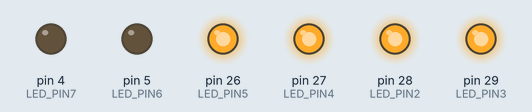
Simulated run of this sketch. Board: Arduino Mega 2560, built with avr-gcc and run on an emulated ATmega2560. Shown: output pins drawn as LEDs (lit = HIGH).

Above: at 0.3 s.
At 2.98 s:
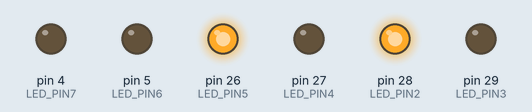
At 5.78 s:
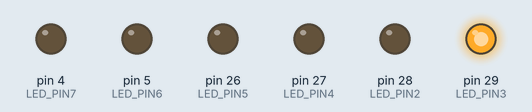
At 9.8 s:
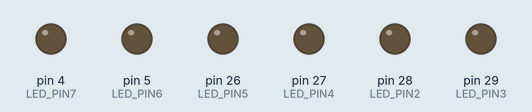
Timing chart, 0 to 11.2 s (numbered marks = the images above):
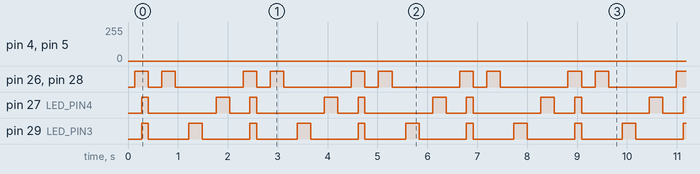

Measured:
- by itself, pin 26 (LED_PIN5), pin 28 (LED_PIN2): repeats every 2.2 s: LOW 0.27 s, HIGH 0.27 s, LOW 1.4 s, HIGH 0.27 s
- by itself, pin 27 (LED_PIN4): repeats every 2.2 s: LOW 1.4 s, HIGH 0.27 s, LOW 0.41 s, HIGH 0.14 s
- by itself, pin 29 (LED_PIN3): repeats every 2.2 s: LOW 0.81 s, HIGH 0.27 s, LOW 0.95 s, HIGH 0.14 s

The sketch:

testcode.ino
```cpp
// 408 LED JetRacer Target Board Arduino M0 SAMD21
// PWM点灯

#define LED_PIN2 28
#define LED_PIN3 29
#define LED_PIN4 27

#define LED_PIN5 26
#define LED_PIN6 5
#define LED_PIN7 4

int WAIT_TIME = 1;
int STEP = 1;


void setup(){
  pinMode(LED_PIN2, OUTPUT);
  pinMode(LED_PIN3, OUTPUT);
  pinMode(LED_PIN4, OUTPUT);
  pinMode(LED_PIN5, OUTPUT);
  pinMode(LED_PIN6, OUTPUT);
  pinMode(LED_PIN7, OUTPUT);
}


void loop(){
  for (int a = 0;a<4;a++){
  int i = 0;
  while(i <= 255){
    if (a == 0){
      analogWrite(LED_PIN2, i);
      analogWrite(LED_PIN3, 0);
      analogWrite(LED_PIN4, 0);
      analogWrite(LED_PIN5, i);
      analogWrite(LED_PIN6, 0);
      analogWrite(LED_PIN7, 0);
    }
    else if(a == 1){
      analogWrite(LED_PIN2, i);
      analogWrite(LED_PIN3, 0);
      analogWrite(LED_PIN4, 0);
      analogWrite(LED_PIN5, i);
      analogWrite(LED_PIN6, 0);
      analogWrite(LED_PIN7, 0);
    }
    else if(a == 2){
      analogWrite(LED_PIN2, 0);
      analogWrite(LED_PIN3, i);
      analogWrite(LED_PIN4, 0);
      analogWrite(LED_PIN5, 0);
      analogWrite(LED_PIN6, i);
      analogWrite(LED_PIN7, 0);
    }
    else if(a == 3){
      analogWrite(LED_PIN2, 0);
      analogWrite(LED_PIN3, 0);
      analogWrite(LED_PIN4, i);
      analogWrite(LED_PIN5, 0);
      analogWrite(LED_PIN6, 0);
      analogWrite(LED_PIN7, i);
    }
    delay(WAIT_TIME);
    i = i + STEP;
  }

  i = 255;
  while(i >= 0){
     if (a == 0){
      analogWrite(LED_PIN2, i);
      analogWrite(LED_PIN3, i);
      analogWrite(LED_PIN4, i);
      analogWrite(LED_PIN5, i);
      analogWrite(LED_PIN6, i);
      analogWrite(LED_PIN7, i);
    }
    else if(a == 1){
      analogWrite(LED_PIN2, i);
      analogWrite(LED_PIN3, 0);
      analogWrite(LED_PIN4, 0);
      analogWrite(LED_PIN5, i);
      analogWrite(LED_PIN6, 0);
      analogWrite(LED_PIN7, 0);
    }
    else if(a == 2){
      analogWrite(LED_PIN2, 0);
      analogWrite(LED_PIN3, i);
      analogWrite(LED_PIN4, 0);
      analogWrite(LED_PIN5, 0);
      analogWrite(LED_PIN6, i);
      analogWrite(LED_PIN7, 0);
    }
    else if(a == 3){
      analogWrite(LED_PIN2, 0);
      analogWrite(LED_PIN3, 0);
      analogWrite(LED_PIN4, i);
      analogWrite(LED_PIN5, 0);
      analogWrite(LED_PIN6, 0);
      analogWrite(LED_PIN7, i);
    }
    delay(WAIT_TIME);
    i = i - STEP;
  }
  }

}
```
